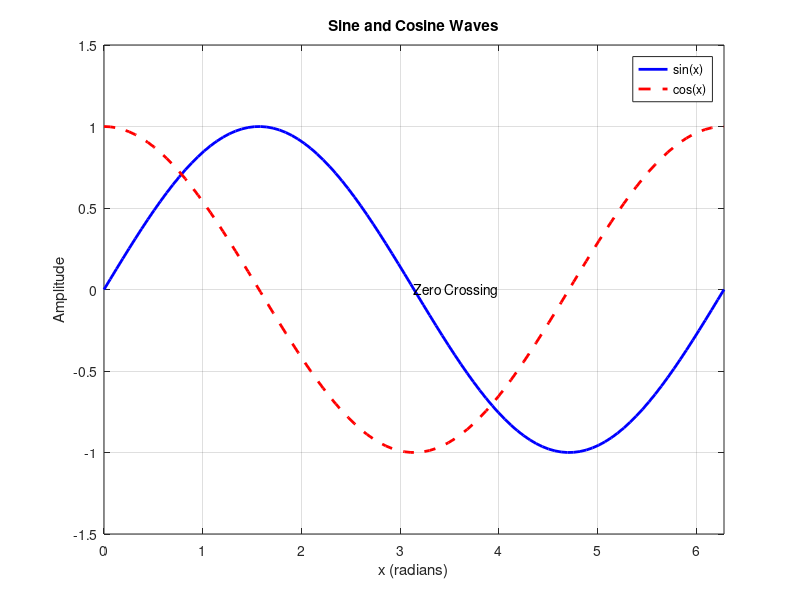

Write MATLAB code to recreate this figure.
%% Demonstration of plotting functions in MATLAB

% Sample data
x = linspace(0, 2*pi, 100);
y1 = sin(x);
y2 = cos(x);

%% Basic Plot
% Various line types, plot symbols and colors may be obtained with
% plot(X,Y,S) where S is a character string made from one element from
% any or all the following 3 columns:
%
% Color       | Marker              | Line Style
% ------------|---------------------|--------------------
% b = blue    | . = point           | -   = solid
% g = green   | o = circle          | :   = dotted
% r = red     | x = x-mark          | -.  = dashdot
% c = cyan    | + = plus            | --  = dashed
% m = magenta | * = star            | (none) = no line
% y = yellow  | s = square          |
% k = black   | d = diamond         |
% w = white   | v = triangle (down) |
%             | ^ = triangle (up)   |
%             | < = triangle (left) |
%             | > = triangle (right)|
%             | p = pentagram       |
%             | h = hexagram        |

figure
plot(x, y1, 'b-', 'LineWidth', 2);     % plot sin(x)
hold on                                % retain the plot

%% Add another plot
plot(x, y2, 'r--', 'LineWidth', 2);    % plot cos(x)
hold off

%% Customize appearance
axis([0 2*pi -1.5 1.5]);               % set axis limits
grid on;                               % add grid
xlabel('x (radians)');                 % label x-axis
ylabel('Amplitude');                   % label y-axis
title('Sine and Cosine Waves');        % title
legend('sin(x)', 'cos(x)');            % add legend

%% Annotate the Plot
text(pi, 0, 'Zero Crossing');          % add text at (pi, 0)
% gtext('Click to place this label');  % interactive placement
